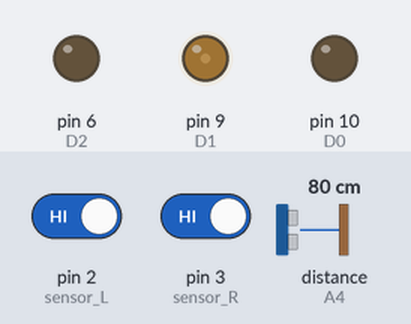
Recording of a sketch running on a simulated Arduino Uno, built with avr-gcc and run on an emulated ATmega328P. Shown: output pins drawn as LEDs (lit = HIGH). Wiring (inferred from the names in the program): ultrasonic range finder: trigger A5; echo A4. Dashed ring = blinking. The inputs (shaded band) are chosen by the test bench; at power-on: pin 2 (sensor_L) HIGH, distance to the obstacle (sensor on A4) 80 cm, pin 3 (sensor_R) HIGH. The echo pulse lasts 58.3 µs per cm; pins used as bus, display or sensor lines are not drawn.

Above: at 1.2 s.
1.3 s: pin 2 (sensor_L) driven LOW
At 1.7 s:
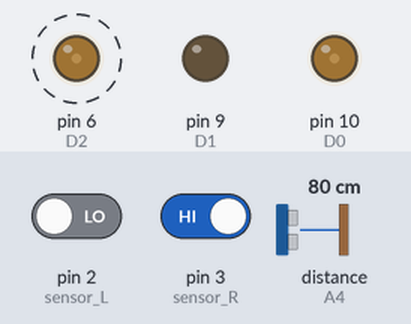
4.3 s: distance to the obstacle (sensor on A4) set to 2 cm
At 6.2 s:
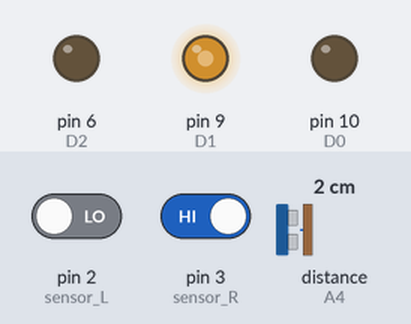
6.7 s: distance to the obstacle (sensor on A4) set to 18 cm
8.2 s: distance to the obstacle (sensor on A4) set to 24 cm
At 9.09 s:
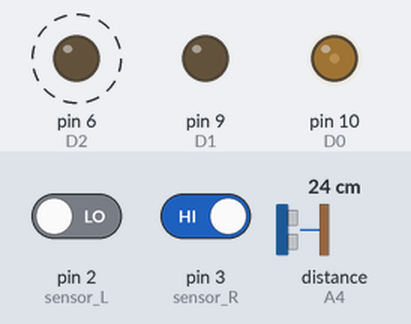
11.2 s: pin 3 (sensor_R) driven LOW
At 12.9 s:
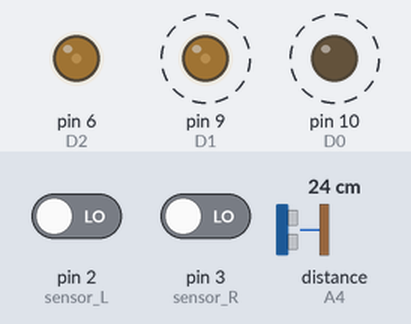
14.2 s: pin 3 (sensor_R) driven HIGH
At 15.4 s:
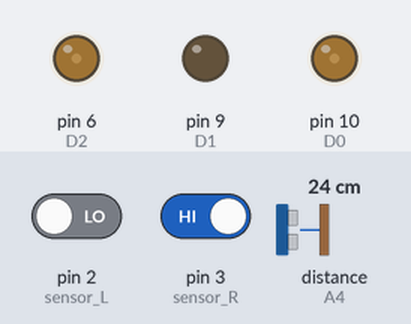
Timing chart, 0 to 18.2 s (numbered marks = the images above; inputs shaded):
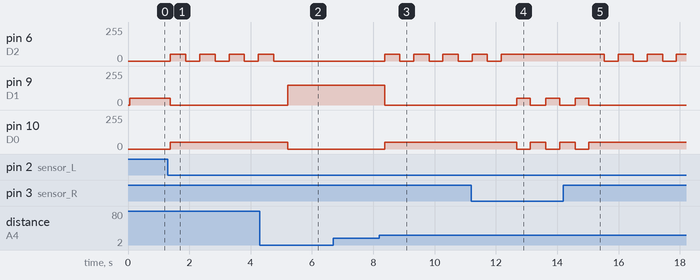

The sketch:

sumomanager.ino
```cpp
#define sensor_L 2
#define sensor_R 3

#define TrigPin A5
#define EchoPin A4

#define D0 10
#define D1 9
#define D2 6
#define D3 5

int duration, cm;
int speed = 50;
int attackSpeed = 150; // ความเร็วสำหรับพุ่งชน

void setup() {
 // Serial.begin(9600);
  pinMode(D0, OUTPUT);
  pinMode(D1, OUTPUT);
  pinMode(D2, OUTPUT);
  pinMode(D3, OUTPUT);
  pinMode(sensor_L, INPUT);
  pinMode(sensor_R, INPUT);
  pinMode(TrigPin, OUTPUT);
  pinMode(EchoPin, INPUT);
}

void loop() {
  // อ่านค่าจากเซ็นเซอร์
  int sensorLeft = digitalRead(sensor_L);
  int sensorRight = digitalRead(sensor_R);
  readSensor();

  // ตรวจจับคู่ต่อสู้
  if (cm > 0 && cm <= 20) {
    rushAttack(); // พุ่งชน
  }
  else {
    // การควบคุมตามเซ็นเซอร์ L และ R
    if (sensorLeft == 0 && sensorRight == 0) {
      stop();
      bk();
      delay(500);
      sl();
      delay(400);
    }
    else if (sensorLeft == 1 && sensorRight == 1) {
      fd();
    }
    else if (sensorLeft == 0 && sensorRight == 1) {
      stop();
      bk();
      delay(500);
      sr();
      delay(400);
    }
    else if (sensorLeft == 1 && sensorRight == 0) {
      stop();
      bk();
      delay(500);
      sl();
      delay(400);
    }
  }
}

// อ่านค่าจาก ultrasonic sensor
void readSensor() {
  digitalWrite(TrigPin, LOW);
  delayMicroseconds(2);
  digitalWrite(TrigPin, HIGH);
  delayMicroseconds(10);  // ปรับเป็น 10 ไมโครวินาที
  digitalWrite(TrigPin, LOW);

  duration = pulseIn(EchoPin, HIGH);
  cm = duration / 29 / 2;

  Serial.print("Distance: ");
  Serial.print(cm);
  Serial.println(" cm");

  delay(50);
}

// ฟังก์ชันพุ่งชน
void rushAttack() {
  Serial.println("ATTACK!!");
  analogWrite(D1, attackSpeed);
  digitalWrite(D0, LOW);
  analogWrite(D3, attackSpeed);
  digitalWrite(D2, LOW);
  delay(300);  // พุ่งชน 0.3 วินาที
}

// ฟังก์ชันเดินหน้า
void fd() {
  analogWrite(D1, speed);
  digitalWrite(D0, LOW);
  analogWrite(D3, speed);
  digitalWrite(D2, LOW);
}

// ฟังก์ชันถอยหลัง
void bk() {
  analogWrite(D0, speed);
  digitalWrite(D1, LOW);
  analogWrite(D2, speed);
  digitalWrite(D3, LOW);
}

// ฟังก์ชันเลี้ยวซ้าย
void sl() {
  analogWrite(D1, speed);
  digitalWrite(D0, LOW);
  analogWrite(D2, speed);
  digitalWrite(D3, LOW);
}

// ฟังก์ชันเลี้ยวขวา
void sr() {
  analogWrite(D0, speed);
  digitalWrite(D1, LOW);
  analogWrite(D3, speed);
  digitalWrite(D2, LOW);
}

// ฟังก์ชันหยุด
void stop() {
  digitalWrite(D0, HIGH);
  digitalWrite(D1, HIGH);
  digitalWrite(D2, HIGH);
  digitalWrite(D3, HIGH);
}
```

Measured:
- the behaviour switches between 21 and 22 cm on distance to the obstacle (sensor on A4) (found by bisection; images 2 and 3)
- after the input at 1.3 s, pin 6 (D2): alternates 50/255 for 0.50 s and 0/255 for 0.46 s, starting after 0.09 s; pin 9 (D1): 50/255 → 0/255 after 0.09 s; pin 10 (D0): 0/255 → 50/255 after 0.09 s
- after the input at 4.3 s, pin 6 (D2): goes on until 4.8 s, then stays 0/255; pin 9 (D1): 0/255 → 150/255 after 0.90 s; pin 10 (D0): 50/255 → 0/255 after 0.90 s
- after the input at 6.7 s, every drawn part: stays the same
- after the input at 8.2 s, pin 6 (D2): alternates 50/255 for 0.50 s and 0/255 for 0.45 s, starting after 0.17 s; pin 9 (D1): 150/255 → 0/255 after 0.17 s; pin 10 (D0): 0/255 → 50/255 after 0.17 s
- after the input at 11.2 s, pin 6 (D2): goes on until 12.2 s, then stays 50/255; pin 9 (D1): alternates 50/255 for 0.45 s and 0/255 for 0.50 s, starting after 1.5 s; pin 10 (D0): alternates 50/255 for 0.50 s and 0/255 for 0.45 s, starting after 1.5 s
- after the input at 14.2 s, pin 6 (D2): alternates 50/255 for 0.50 s and 0/255 for 0.45 s, starting after 1.3 s; pin 9 (D1): goes on until 15.0 s, then stays 0/255; pin 10 (D0): goes on until 15.0 s, then stays 50/255
